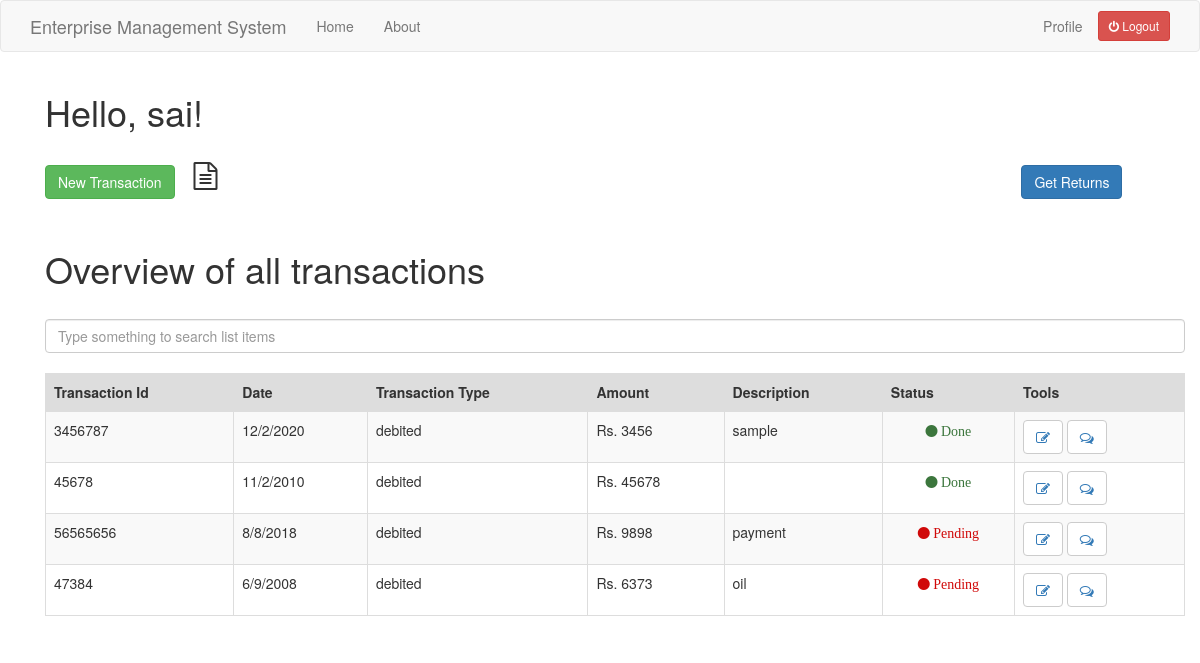
Before: /index (signed in) with the older database file.
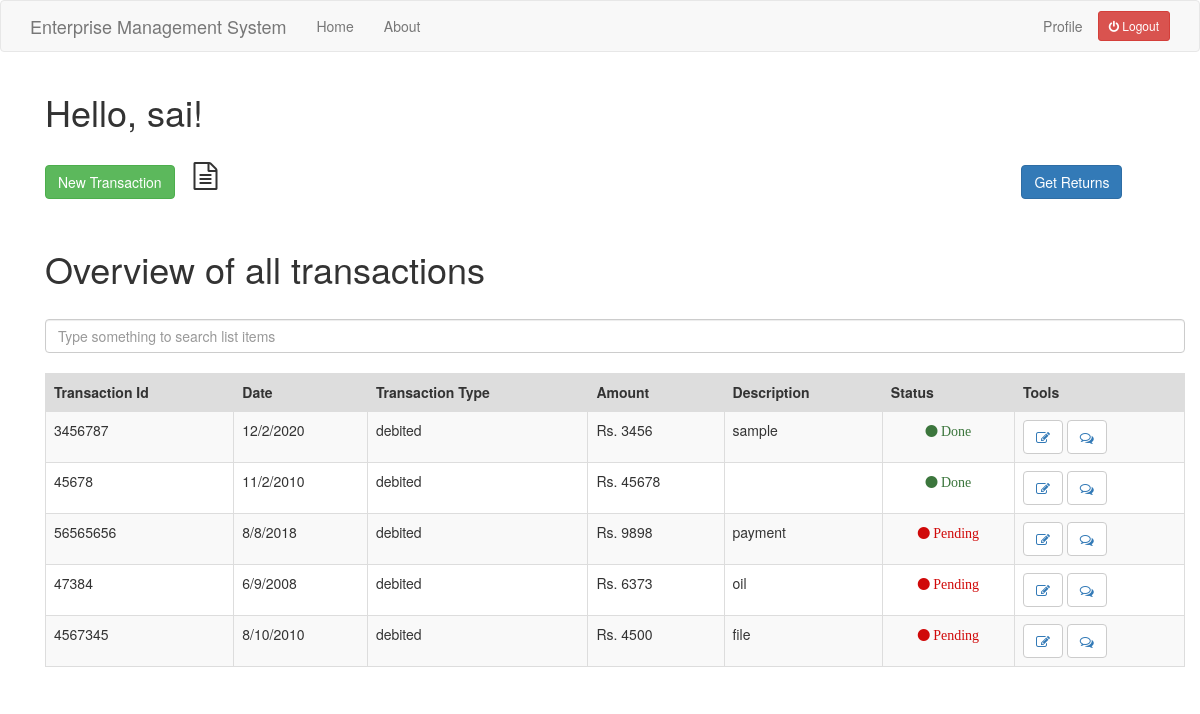
After: the same page with the newer database file.
### app/models.py (models this page shows, shortened)
class User(UserMixin,db.Model):
    id = db.Column(db.Integer,primary_key=True)
    username = db.Column(db.String(64), index=True,unique=True)
    email = db.Column(db.String(120),index=True,unique=True)
    password_hash = db.Column(db.String(128))
    job = db.Column(db.String(64))
    posts = db.relationship('Post',backref='author',lazy='dynamic')
    comment = db.relationship('Comment',backref='comment_by',lazy='dynamic')
    about_me = db.Column(db.String(140))
    last_seen = db.Column(db.DateTime, default=datetime.utcnow)

class Transaction(db.Model):
    id = db.Column(db.Integer,primary_key=True)
    tr_id = db.Column(db.Integer)
    date = db.Column(db.String(64))
    description = db.Column(db.String(140))
    tr_type = db.Column(db.String(64))
    amount = db.Column(db.Integer)
    valid = db.Column(db.Boolean, default=False)
    user_id = db.Column(db.Integer,db.ForeignKey('user.id'))

### app/routes.py (the view)
@app.route('/index')
@login_required
def index():
    if current_user.job != 'Acc':
        transaction = Transaction.query.filter_by(user_id=current_user.id)
        return render_template("index.html", title='HomePage',transaction=transaction)
    else:
        return redirect(url_for('acc_index'))

### app/models.py (called while the page is built)
@login.user_loader
def load_user(id):
    return User.query.get(int(id))

### app/routes.py (called while the page is built)
@app.before_request
def before_request():
    if current_user.is_authenticated:
        current_user.last_seen = datetime.utcnow()
        db.session.commit()

### app/templates/index.html (shortened to what this page needs)
{% extends "base.html" %}
{% import 'bootstrap/wtf.html' as wtf %}
{% block app_content %}
<link rel="stylesheet" href="https://cdnjs.cloudflare.com/ajax/libs/font-awesome/4.7.0/css/font-awesome.min.css">
    <div class="container">
        <h1>Hello, {{ current_user.username }}!</h1>
        <br>
        <p> <a href="{{ url_for('add_transaction') }}" class="btn btn-success">New Transaction</a> <i class="fa fa-file-text-o fa-2x" aria-hidden="true" style="margin-left: 15px;"></i> <a href="{{ url_for('get_returns') }}" style="margin-left:800px;" class="btn btn-primary"> Get Returns </a> </p>
        <br>
        <h1>Overview of all transactions</h1>
        <br>
        <input class="form-control mb-4" id="tableSearch" type="text" placeholder="Type something to search list items">
        <br>
        <table class="table table-bordered table-striped" id="keywords">
            <thead>
                <tr style="background-color: #dddddd">
                    <th>Transaction Id</th>
                    <th>Date</th>
                    <th>Transaction Type</th>
                    <th>Amount</th>
                    <th>Description</th>
                    <th>Status</th>
                    <th>Tools</th>
                </tr>
            </thead>
            <tbody id="myTable">
            {% for po in transaction %}
                <tr>
                    <td>{{ po.tr_id }}</td>
                    <td>{{ po.date }}</td>
                    <td>{{ po.tr_type }}</td>
                    <td>Rs. {{ po.amount }}</td>
                    <td>{{ po.description }}</td>
                    <td>{% if po.valid == False %}
                      <p style="text-align: center;"><i class="fa fa-circle red" aria-hidden="true"> Pending</i></p>
                      {% else %}
                      <p style="text-align: center;"><i class="fa fa-circle green" aria-hidden="true"> Done</i></p>
                      {% endif %}
                    </td>
                    <td> <button type="button" class="btn btn-default"><a href="{{ url_for('edit_transaction', trans_id = po.id) }}"><i class="fa fa-pencil-square-o fa-1x" aria-hidden="true"></i></a></button>
                    <button type="button" class='btn btn-default'><a href="{{ url_for('add_comment', trans_id = po.id) }}"><i class="fa fa-comments-o fa-1x" aria-hidden="true"></i></a></button> </td>
                </tr>
            {% endfor %}
            </tbody>
        </table>
    </div>
{% endblock %}

### app/templates/base.html (shortened to what this page needs)
{% extends 'bootstrap/base.html' %}
{% block navbar %}
    <nav class="navbar navbar-default">
        <div class="container">
            <div class="navbar-header">
                <a class="navbar-brand">Enterprise Management System</a>
            </div>
            <div class="collapse navbar-collapse" id="bs-example-navbar-collapse-1">
                <ul class="nav navbar-nav">
                    <li><a href="{{ url_for('home') }}">Home</a></li>
                    <li><a href="{{ url_for('about') }}">About</a></li>
                </ul>
                <ul class="nav navbar-nav navbar-right">
                    {% if current_user.is_anonymous %}
                    <li><a href="{{ url_for('login') }}">Login</a></li>
                    {% else %}
                    <li><a href="{{ url_for('user', username=current_user.username) }}">Profile</a></li>
                    <li><p style="margin-top: 10px;"><a href="{{ url_for('logout') }}" class="btn btn-sm btn-danger"><i class="fa fa-power-off" aria-hidden="true"></i> Logout</a></p></li>
                    {% endif %}
                </ul>
            </div>
        </div>
    </nav>
{% endblock %}
{% block content %}
    <div class="container">
        {% block app_content %}{% endblock %}
    </div>
{% endblock %}

### app/templates/index.html (style rules this page uses)
.red { color: #d00909; }
.green { color: #3c763d; }

Changed rows visible on the page:
added Transaction: tr_id "4567345", date "8/10/2010", tr_type "debited", amount "4500", description "file", valid "Pending"
